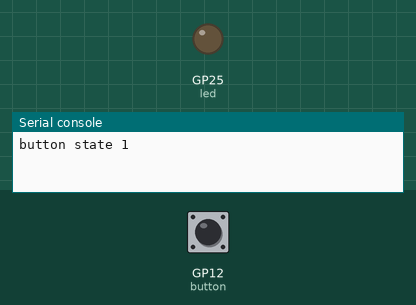
This program was run on a simulated Raspberry Pi Pico running MicroPython. Parts: output pins drawn as LEDs (lit = HIGH), the last lines printed to the serial console. Inputs (shaded band) come from the test bench; at power-on: GP12 (button) HIGH. At 1.5 s the program stops and its outputs stay as they are.

Above: at 0.6 s.
At 1.2 s:
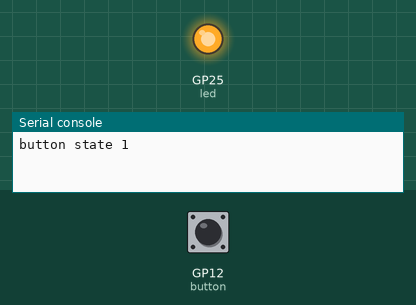
1.3 s: GP12 (button) pulled LOW for 0.15 s
At 1.8 s:
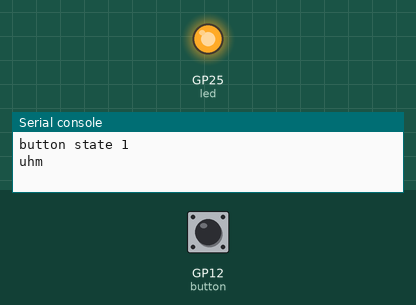
Timing chart, 0 to 3.0 s (numbered marks = the images above; inputs shaded):
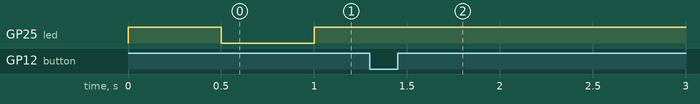

Measured:
- after the input at 1.3 s, GP25 (led): stays HIGH (without the input it goes to LOW after 0.20 s)

The program:

button-led.py
```python
# flashes LED until button depressed. Then terminates, leaving the led in the last state

from machine import Pin
import uasyncio

cancel_me = False

async def flash(time):
    global cancel_me

    # RPi Pico builtin LED on GPIO 25
    led = Pin(25, mode=Pin.OUT, value=1)

    while True:
        await uasyncio.sleep_ms(time)
        if cancel_me:
            return
        led.toggle()

def end_it():
    global cancel_me
    cancel_me = True

async def poll_button(onpressed):
    global cancel_me

    button = Pin(12, mode=Pin.IN, pull=Pin.PULL_UP)
    button_state = button.value()
    print("button state {}".format(button_state))

    while True:
        val = button.value()
        prev_state = button_state
        if val != button_state:
            button_state = val

        if prev_state == 1 and button_state == 0:
            # falling button
            print("uhm")

        if prev_state == 0 and button_state == 1:
            # rising button.
            onpressed()

        if cancel_me:
            return

        await uasyncio.sleep_ms(50)


async def main():
    tasks = []

    tasks.append(uasyncio.create_task(flash(500)))
    tasks.append(uasyncio.create_task(poll_button(end_it)))

    await uasyncio.gather(*tasks)

uasyncio.run(main())
```
